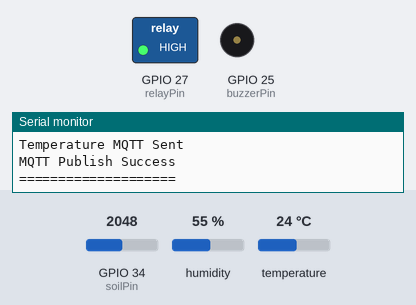
This sketch was run on a simulated ESP32. Parts: switched loads named in the sketch (green lamp = pin HIGH), buzzer (waves = sounding, pin HIGH), the last lines printed to the serial monitor. The inputs (shaded band) are chosen by the test bench; at power-on: GPIO 34 (soilPin) = 2048, humidity 55 %, temperature 24 °C. WiFi joins after 1.5 s; servers stay silent unless stated; random numbers use the default seed unless the sketch sets one; no MQTT or app messages arrive unless stated.

Above: at 4.7 s.
4.8 s: GPIO 34 (soilPin) set to 2328
10.4 s: GPIO 34 (soilPin) set to 2423
At 15.2 s:
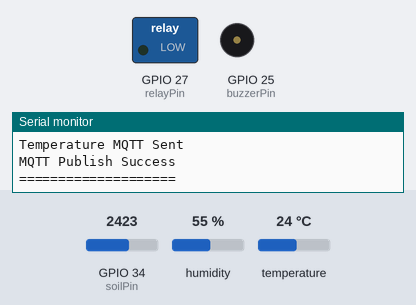
20.4 s: GPIO 34 (soilPin) set to 2047
At 24.8 s:
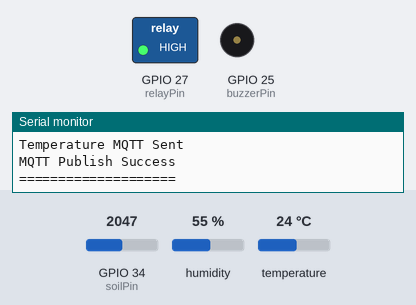
26.0 s: GPIO 34 (soilPin) set to 2866
At 29.1 s:
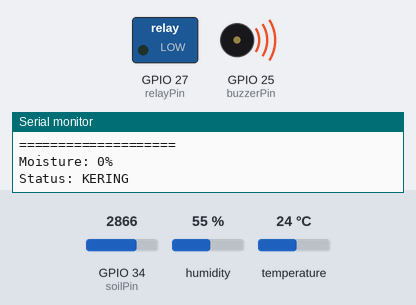
Timing chart, 0 to 35.9 s (numbered marks = the images above; inputs shaded):
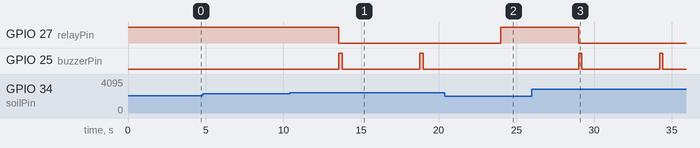

The sketch:

alat_penyiram_tanaman_otomatis.ino
```cpp
#include <WiFi.h>
#include <PubSubClient.h>
#include <DHT.h>

// WIFI

const char* ssid = "REVINDA";
const char* password = "semogaberkah";

// MQTT

const char* mqtt_server = "broker.hivemq.com";

WiFiClient espClient;
PubSubClient client(espClient);

// DHT22

#define DHTPIN 18
#define DHTTYPE DHT22

DHT dht(DHTPIN, DHTTYPE);

// PIN

int soilPin = 34;
int relayPin = 27;
int buzzerPin = 25;

// KALIBRASI SOIL

int dryValue = 2800;
int wetValue = 1400;

// WIFI CONNECT

void setup_wifi() {

  Serial.println();
  Serial.print("Connecting WiFi ");

  WiFi.begin(ssid, password);

  while (WiFi.status() != WL_CONNECTED) {

    delay(500);
    Serial.print(".");
  }

  Serial.println("");
  Serial.println("WiFi Connected");
  Serial.print("IP Address: ");
  Serial.println(WiFi.localIP());
}

// MQTT CONNECT

void reconnect() {

  while (!client.connected()) {

    Serial.print("Connecting MQTT...");

    String clientId = "ESP32-";
    clientId += String(random(0xffff), HEX);

    if (client.connect(clientId.c_str())) {

      Serial.println("Connected MQTT");
    }
    else {

      Serial.print("Failed MQTT rc=");
      Serial.println(client.state());

      delay(2000);
    }
  }
}

// SETUP

void setup() {

  Serial.begin(115200);

  dht.begin();

  pinMode(relayPin, OUTPUT);
  pinMode(buzzerPin, OUTPUT);

  // relay OFF
  digitalWrite(relayPin, HIGH);

  setup_wifi();

  client.setServer(mqtt_server, 1883);

  delay(2000);

  Serial.println("SMART IRRIGATION SYSTEM");
}
// LOOP

void loop() {

  // reconnect MQTT
  if (!client.connected()) {
    reconnect();
  }

  client.loop();

  // BACA SOIL MOISTURE

  int sensorValue = analogRead(soilPin);

  int moisture =
    map(sensorValue, dryValue, wetValue, 0, 100);

  moisture =
    constrain(moisture, 0, 100);

  // BACA DHT22

  float suhu = dht.readTemperature();

  // SERIAL MONITOR

  Serial.print("Moisture: ");
  Serial.print(moisture);
  Serial.println("%");

  // KONDISI TANAH

  if (moisture < 30) {

    Serial.println("Status: KERING");

    // relay ON
    digitalWrite(relayPin, LOW);

    // buzzer bunyi
    digitalWrite(buzzerPin, HIGH);
    delay(200);

    digitalWrite(buzzerPin, LOW);
  }
  else if (moisture <= 80) {

    Serial.println("Status: LEMBAB");

    // relay OFF
    digitalWrite(relayPin, HIGH);

    digitalWrite(buzzerPin, LOW);
  }
  else {

    Serial.println("Status: BASAH");

    // relay OFF
    digitalWrite(relayPin, HIGH);

    digitalWrite(buzzerPin, LOW);
  }

  // MQTT MOISTURE

  String moistureStr = String(moisture);

  client.publish(
    "agrosmart/moisture",
    moistureStr.c_str()
  );

  // MQTT TEMPERATURE

  if (!isnan(suhu)) {

    Serial.print("Temperature: ");
    Serial.print(suhu);
    Serial.println(" C");

    String suhuStr = String(suhu);

    client.publish(
      "agrosmart/temperature",
      suhuStr.c_str()
    );

    Serial.println("Temperature MQTT Sent");
  }
  else {

    Serial.println("DHT22 TIDAK TERBACA");

    client.publish(
      "agrosmart/temperature",
      "ERROR"
    );
  }

  // STATUS MQTT

  Serial.println("MQTT Publish Success");

  Serial.println("====================");

  delay(5000);
}
```

Measured:
- the behaviour switches between 2380 and 2381 on GPIO 34 (soilPin) (found by bisection; images 0 and 1)
- after the input at 10.4 s, GPIO 27 (relayPin): HIGH → LOW after 3.2 s; GPIO 25 (buzzerPin): alternates HIGH for 0.20 s and LOW for 5.0 s, starting after 3.2 s
- after the input at 20.4 s, GPIO 27 (relayPin): LOW → HIGH after 3.6 s
- after the input at 26.0 s, GPIO 27 (relayPin): HIGH → LOW after 3.0 s; GPIO 25 (buzzerPin): alternates HIGH for 0.20 s and LOW for 5.0 s, starting after 3.0 s
